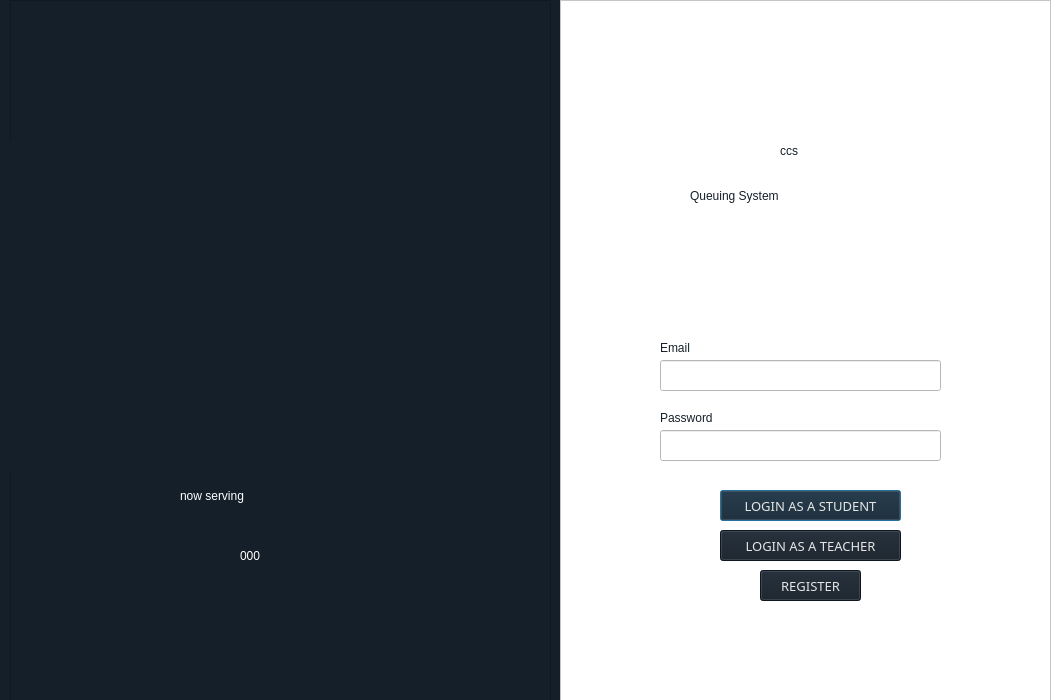
<?xml version="1.0" encoding="UTF-8"?>
<ui version="4.0">
 <class>loginWindow2</class>
 <widget class="QDialog" name="loginWindow2">
  <property name="geometry">
   <rect>
    <x>0</x>
    <y>0</y>
    <width>1051</width>
    <height>700</height>
   </rect>
  </property>
  <property name="windowTitle">
   <string>Dialog</string>
  </property>
  <property name="styleSheet">
   <string notr="true">background-color: rgb(21, 31, 41);
font: 12pt &quot;Nunito&quot;;</string>
  </property>
  <widget class="QFrame" name="loginFrame">
   <property name="geometry">
    <rect>
     <x>560</x>
     <y>0</y>
     <width>491</width>
     <height>701</height>
    </rect>
   </property>
   <property name="styleSheet">
    <string notr="true">background-color: rgb(255, 255, 255);</string>
   </property>
   <property name="frameShape">
    <enum>QFrame::StyledPanel</enum>
   </property>
   <property name="frameShadow">
    <enum>QFrame::Raised</enum>
   </property>
   <widget class="QLabel" name="queuingSystemLabel">
    <property name="geometry">
     <rect>
      <x>130</x>
      <y>170</y>
      <width>251</width>
      <height>51</height>
     </rect>
    </property>
    <property name="styleSheet">
     <string notr="true">font: 36pt &quot;Bebas Neue&quot;;
color: rgb(21, 31, 41);</string>
    </property>
    <property name="text">
     <string>Queuing System</string>
    </property>
   </widget>
   <widget class="QLabel" name="emailLabel">
    <property name="geometry">
     <rect>
      <x>100</x>
      <y>340</y>
      <width>71</width>
      <height>16</height>
     </rect>
    </property>
    <property name="styleSheet">
     <string notr="true">font: 14pt bold &quot;Poppins&quot;;
background-color: rgb(255, 255, 255);
color: rgb(21, 31, 41);</string>
    </property>
    <property name="text">
     <string>Email</string>
    </property>
   </widget>
   <widget class="QLabel" name="passwordLabel">
    <property name="geometry">
     <rect>
      <x>100</x>
      <y>410</y>
      <width>111</width>
      <height>16</height>
     </rect>
    </property>
    <property name="styleSheet">
     <string notr="true">font: 14pt bold &quot;Poppins&quot;;
color: rgb(21, 31, 41);</string>
    </property>
    <property name="text">
     <string>Password</string>
    </property>
   </widget>
   <widget class="QLineEdit" name="inputPassword">
    <property name="geometry">
     <rect>
      <x>100</x>
      <y>430</y>
      <width>281</width>
      <height>31</height>
     </rect>
    </property>
   </widget>
   <widget class="QLineEdit" name="lineEdit_2">
    <property name="geometry">
     <rect>
      <x>380</x>
      <y>910</y>
      <width>281</width>
      <height>31</height>
     </rect>
    </property>
   </widget>
   <widget class="QLineEdit" name="inputEmail">
    <property name="geometry">
     <rect>
      <x>100</x>
      <y>360</y>
      <width>281</width>
      <height>31</height>
     </rect>
    </property>
   </widget>
   <widget class="QPushButton" name="studentButton">
    <property name="geometry">
     <rect>
      <x>160</x>
      <y>490</y>
      <width>181</width>
      <height>31</height>
     </rect>
    </property>
    <property name="font">
     <font>
      <family>Montserrat</family>
      <pointsize>10</pointsize>
      <weight>9</weight>
      <italic>false</italic>
      <bold>false</bold>
     </font>
    </property>
    <property name="cursor">
     <cursorShape>PointingHandCursor</cursorShape>
    </property>
    <property name="styleSheet">
     <string notr="true">font: 75 10pt &quot;Montserrat&quot;;
color: rgb(230, 230, 230);
background-color: rgb(21, 31, 41);</string>
    </property>
    <property name="text">
     <string>LOGIN AS A STUDENT</string>
    </property>
   </widget>
   <widget class="QPushButton" name="teacherButton">
    <property name="geometry">
     <rect>
      <x>160</x>
      <y>530</y>
      <width>181</width>
      <height>31</height>
     </rect>
    </property>
    <property name="font">
     <font>
      <family>Montserrat</family>
      <pointsize>10</pointsize>
      <weight>9</weight>
      <italic>false</italic>
      <bold>false</bold>
     </font>
    </property>
    <property name="cursor">
     <cursorShape>PointingHandCursor</cursorShape>
    </property>
    <property name="styleSheet">
     <string notr="true">font: 75 10pt &quot;Montserrat&quot;;
color: rgb(230, 230, 230);
background-color: rgb(21, 31, 41);</string>
    </property>
    <property name="text">
     <string>LOGIN AS A TEACHER</string>
    </property>
   </widget>
   <widget class="QPushButton" name="signupLink">
    <property name="geometry">
     <rect>
      <x>200</x>
      <y>570</y>
      <width>101</width>
      <height>31</height>
     </rect>
    </property>
    <property name="font">
     <font>
      <family>Montserrat</family>
      <pointsize>10</pointsize>
      <weight>9</weight>
      <italic>false</italic>
      <bold>false</bold>
     </font>
    </property>
    <property name="cursor">
     <cursorShape>PointingHandCursor</cursorShape>
    </property>
    <property name="styleSheet">
     <string notr="true">font: 75 10pt &quot;Montserrat&quot;;
color: rgb(230, 230, 230);
background-color: rgb(21, 31, 41);</string>
    </property>
    <property name="text">
     <string>REGISTER</string>
    </property>
   </widget>
   <widget class="QLabel" name="cssLabel">
    <property name="geometry">
     <rect>
      <x>220</x>
      <y>110</y>
      <width>101</width>
      <height>81</height>
     </rect>
    </property>
    <property name="styleSheet">
     <string notr="true">font: 46pt &quot;Bebas Neue&quot;;
color: rgb(21, 31, 41);</string>
    </property>
    <property name="text">
     <string>ccs</string>
    </property>
   </widget>
   <zorder>cssLabel</zorder>
   <zorder>queuingSystemLabel</zorder>
   <zorder>emailLabel</zorder>
   <zorder>passwordLabel</zorder>
   <zorder>inputPassword</zorder>
   <zorder>lineEdit_2</zorder>
   <zorder>inputEmail</zorder>
   <zorder>studentButton</zorder>
   <zorder>teacherButton</zorder>
   <zorder>signupLink</zorder>
  </widget>
  <widget class="QLabel" name="nowServingLogin">
   <property name="geometry">
    <rect>
     <x>180</x>
     <y>470</y>
     <width>201</width>
     <height>51</height>
    </rect>
   </property>
   <property name="styleSheet">
    <string notr="true">font: 36pt &quot;Bebas Neue&quot;;
color: rgb(255, 255, 255);</string>
   </property>
   <property name="text">
    <string>now serving</string>
   </property>
  </widget>
  <widget class="QLabel" name="priorityNumberLogin">
   <property name="geometry">
    <rect>
     <x>240</x>
     <y>530</y>
     <width>81</width>
     <height>51</height>
    </rect>
   </property>
   <property name="styleSheet">
    <string notr="true">font: 46pt &quot;Bebas Neue&quot;;
color: rgb(255, 255, 255);</string>
   </property>
   <property name="text">
    <string>000</string>
   </property>
  </widget>
  <widget class="QFrame" name="rightFrame">
   <property name="geometry">
    <rect>
     <x>10</x>
     <y>0</y>
     <width>541</width>
     <height>701</height>
    </rect>
   </property>
   <property name="frameShape">
    <enum>QFrame::StyledPanel</enum>
   </property>
   <property name="frameShadow">
    <enum>QFrame::Raised</enum>
   </property>
   <widget class="QLabel" name="logoLogin">
    <property name="geometry">
     <rect>
      <x>-40</x>
      <y>140</y>
      <width>441</width>
      <height>331</height>
     </rect>
    </property>
    <property name="text">
     <string/>
    </property>
    <property name="pixmap">
     <pixmap>logoQueuing.png</pixmap>
    </property>
    <property name="scaledContents">
     <bool>false</bool>
    </property>
   </widget>
  </widget>
  <zorder>rightFrame</zorder>
  <zorder>loginFrame</zorder>
  <zorder>nowServingLogin</zorder>
  <zorder>priorityNumberLogin</zorder>
 </widget>
 <resources/>
 <connections/>
</ui>
